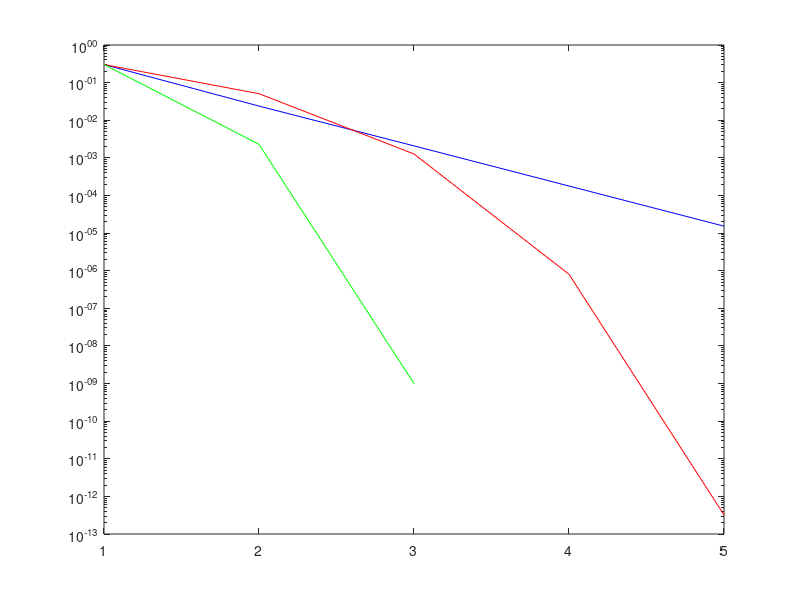

Write the MATLAB code that produced this figure. (Note: this script raises an error after producing the figure.)
clear;

c=10;s=log(c);
x_ini=2;iter=4;

%EJERCICIO 1
x1=zeros(iter+1,1);x1(1)=x_ini;
e1=zeros(size(x1));e1(1)=abs(s-x1(1));
for n=1:iter
    x1(n+1)=x1(n)+(c-exp(x1(n)))/(4*x1(n));
    e1(n+1)=abs(s-x1(n+1));
end
fprintf('Metodo 1:\n');
for n=1:length(x1)
    fprintf('%2d) x=%.16f -> e=%.4e\n',n,x1(n),e1(n));
end
semilogy(e1,'b');hold on;
K1=mean(e1(2:end)./e1(1:end-1));
v1=log10(1/K1);


%EJERCICIO 2
x2=zeros(iter+1,1);x2(1)=x_ini;
e2=zeros(size(x2));e2(1)=abs(s-x2(1));
for n=1:iter
    x2(n+1)=x2(n)-(exp(x2(n))-c)/(exp(x2(n)));
    e2(n+1)=abs(s-x2(n+1));
end
fprintf('Metodo 2:\n');
for n=1:length(x1)
    fprintf('%2d) x=%.16f -> e=%.4e\n',n,x2(n),e2(n));
end
semilogy(e2,'r');


%EJERCICIO 3
x3=zeros(iter+1,1);x3(1)=x_ini;
e3=zeros(size(x2));e3(1)=abs(s-x2(1));
for n=1:iter
    x3(n+1)=x3(n)+2*(c-exp(x3(n)))/(c+exp(x3(n)));
    e3(n+1)=abs(s-x3(n+1));
end
fprintf('Metodo 3:\n');
for n=1:length(x1)
    fprintf('%2d) x=%.16f -> e=%.4e\n',n,x3(n),e3(n));
end
semilogy(e3,'g');hold off;


%FINAL
xx=(0:0.01:5);
tol=10e-5;
iter=zeros(size(xx));
for k=1:length(xx)
    x0=xx(n);
    n=1;
    e=abs(s-x);
    while(e>tol)
        x=c*exp(-x0)+x0-1;
        n=n+1;
        e=abs(s-x);
    end
    iter(k)=n;
end
figure;plot(xx,iter);












